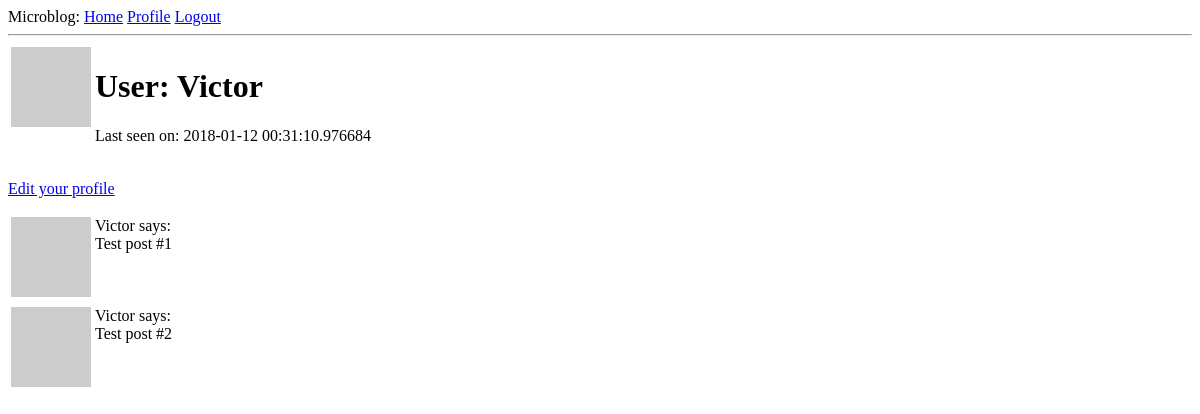
Page /user/Victor (signed in) on the earlier database version.
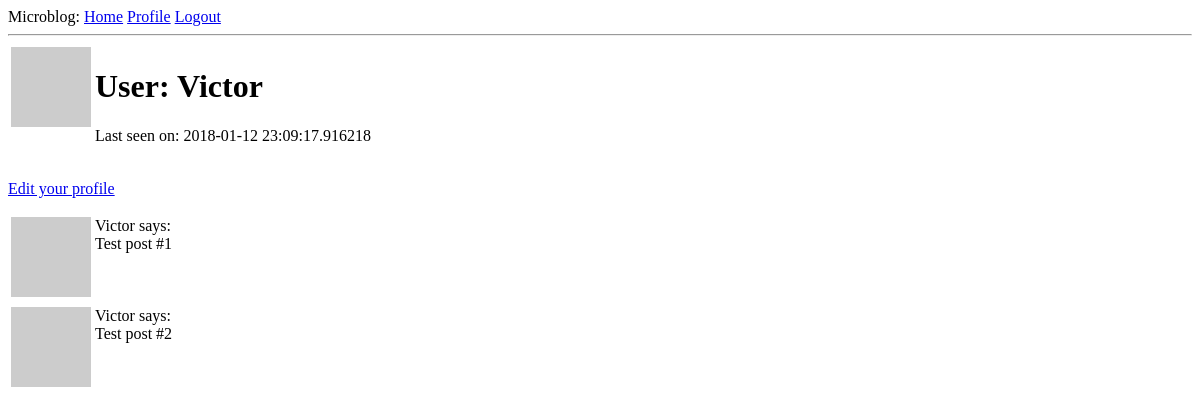
Same page on the later database version.
### app/models.py (models this page shows, shortened)
class User(UserMixin, db.Model):
    id = db.Column(db.Integer, primary_key=True)
    username = db.Column(db.String(64), index=True, unique=True)
    email = db.Column(db.String(120), index=True, unique=True)
    password_hash = db.Column(db.String(128))
    about_me = db.Column(db.String(140))
    last_seen = db.Column(db.DateTime, default=datetime.utcnow)
    @login.user_loader
    def load_user(id):
        return User.query.get(int(id))
    def avatar(self, size):
        digest = md5(self.email.lower().encode('utf-8')).hexdigest()
        return 'https://www.gravatar.com/avatar/{}?d=identicon&s={}'.format(digest, size)

### app/routes.py (the view)
@app.route('/user/<username>')
@login_required
def user(username):
    user = User.query.filter_by(username=username).first_or_404()
    if user.username != current_user.username:
        flash("You can't see the profile of others users!")
        return redirect(url_for('index'))
    posts = [
        {'author': user, 'body': 'Test post #1'},
        {'author': user, 'body': 'Test post #2'}
    ]
    return render_template('user.html', user=user, posts=posts)

### app/routes.py (called while the page is built)
@app.before_request
def before_request():
    if current_user.is_authenticated:
        current_user.last_seen = datetime.utcnow()
        db.session.commit()

### app/templates/user.html (shortened to what this page needs)
{% extends "base.html" %}
{% block content %}
<table>
    <tr valign="top">
        <td><img src="{{ user.avatar(128) }}"></td>
        <td>
            <h1>User: {{ user.username }}</h1>
            {% if user.last_seen %}<p>Last seen on: {{ user.last_seen }}</p>{% endif %}
        </td>
    </tr>
</table>
{% if user == current_user %}
<p><a href="{{ url_for('edit_profile') }}">Edit your profile</a></p>
{% endif %}
{% for post in posts %}
{% include '_post.html' %}
{% endfor %}
{% endblock %}

### app/templates/_post.html
<table>
    <tr valign="top">
        <td><img src="{{ post.author.avatar(36) }}"></td>
        <td>{{ post.author.username }} says:<br>{{ post.body }}</td>
    </tr>
</table>

Differences in the rows shown:
changed User "Victor": last_seen "2018-01-12 00:31:10.976684" → "2018-01-12 23:09:17.916218"
